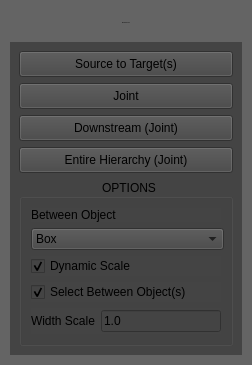
<?xml version="1.0" encoding="UTF-8"?>
<ui version="4.0">
 <class>SundayBetweenToolUI</class>
 <widget class="QMainWindow" name="SundayBetweenToolUI">
  <property name="windowModality">
   <enum>Qt::NonModal</enum>
  </property>
  <property name="enabled">
   <bool>true</bool>
  </property>
  <property name="geometry">
   <rect>
    <x>0</x>
    <y>0</y>
    <width>252</width>
    <height>365</height>
   </rect>
  </property>
  <property name="sizePolicy">
   <sizepolicy hsizetype="Minimum" vsizetype="Fixed">
    <horstretch>0</horstretch>
    <verstretch>0</verstretch>
   </sizepolicy>
  </property>
  <property name="minimumSize">
   <size>
    <width>250</width>
    <height>365</height>
   </size>
  </property>
  <property name="maximumSize">
   <size>
    <width>252</width>
    <height>365</height>
   </size>
  </property>
  <property name="cursor">
   <cursorShape>ArrowCursor</cursorShape>
  </property>
  <property name="contextMenuPolicy">
   <enum>Qt::DefaultContextMenu</enum>
  </property>
  <property name="acceptDrops">
   <bool>false</bool>
  </property>
  <property name="windowTitle">
   <string>Sunday | Between Tool</string>
  </property>
  <property name="windowOpacity">
   <double>1.000000000000000</double>
  </property>
  <property name="toolTip">
   <string/>
  </property>
  <property name="statusTip">
   <string/>
  </property>
  <property name="autoFillBackground">
   <bool>false</bool>
  </property>
  <property name="styleSheet">
   <string notr="true">background-color: rgb(100, 100, 100);

font: 12px &quot;Lucida Grande&quot;;</string>
  </property>
  <property name="windowFilePath">
   <string/>
  </property>
  <property name="inputMethodHints">
   <set>Qt::ImhNone</set>
  </property>
  <property name="toolButtonStyle">
   <enum>Qt::ToolButtonIconOnly</enum>
  </property>
  <property name="animated">
   <bool>true</bool>
  </property>
  <property name="tabShape">
   <enum>QTabWidget::Triangular</enum>
  </property>
  <property name="dockNestingEnabled">
   <bool>false</bool>
  </property>
  <property name="dockOptions">
   <set>QMainWindow::AllowTabbedDocks|QMainWindow::AnimatedDocks</set>
  </property>
  <property name="unifiedTitleAndToolBarOnMac">
   <bool>false</bool>
  </property>
  <widget class="QWidget" name="centralwidget">
   <property name="sizePolicy">
    <sizepolicy hsizetype="Preferred" vsizetype="Preferred">
     <horstretch>0</horstretch>
     <verstretch>0</verstretch>
    </sizepolicy>
   </property>
   <layout class="QVBoxLayout" name="verticalLayout_2">
    <property name="margin">
     <number>10</number>
    </property>
    <item>
     <widget class="QWidget" name="widget" native="true">
      <property name="maximumSize">
       <size>
        <width>16777215</width>
        <height>36</height>
       </size>
      </property>
      <property name="autoFillBackground">
       <bool>false</bool>
      </property>
      <property name="styleSheet">
       <string notr="true"/>
      </property>
      <layout class="QHBoxLayout" name="horizontalLayout">
       <property name="margin">
        <number>0</number>
       </property>
       <item>
        <spacer name="horizontalSpacer">
         <property name="orientation">
          <enum>Qt::Horizontal</enum>
         </property>
         <property name="sizeHint" stdset="0">
          <size>
           <width>40</width>
           <height>10</height>
          </size>
         </property>
        </spacer>
       </item>
       <item>
        <widget class="QLabel" name="label">
         <property name="font">
          <font>
           <family>Verdana</family>
           <pointsize>-1</pointsize>
           <weight>50</weight>
           <italic>false</italic>
           <bold>false</bold>
          </font>
         </property>
         <property name="styleSheet">
          <string notr="true">color: rgb(0, 0, 0);

font: 18px &quot;Verdana&quot;;</string>
         </property>
         <property name="text">
          <string>BETWEEN TOOL</string>
         </property>
         <property name="alignment">
          <set>Qt::AlignLeading|Qt::AlignLeft|Qt::AlignVCenter</set>
         </property>
        </widget>
       </item>
       <item>
        <spacer name="horizontalSpacer_2">
         <property name="orientation">
          <enum>Qt::Horizontal</enum>
         </property>
         <property name="sizeHint" stdset="0">
          <size>
           <width>40</width>
           <height>10</height>
          </size>
         </property>
        </spacer>
       </item>
      </layout>
     </widget>
    </item>
    <item>
     <widget class="QFrame" name="frame">
      <property name="focusPolicy">
       <enum>Qt::NoFocus</enum>
      </property>
      <property name="styleSheet">
       <string notr="true">background-color: rgb(68, 68, 68);
</string>
      </property>
      <property name="frameShape">
       <enum>QFrame::NoFrame</enum>
      </property>
      <property name="frameShadow">
       <enum>QFrame::Raised</enum>
      </property>
      <property name="lineWidth">
       <number>0</number>
      </property>
      <property name="midLineWidth">
       <number>0</number>
      </property>
      <layout class="QVBoxLayout" name="verticalLayout_5">
       <item>
        <widget class="QPushButton" name="SundayControllerToolBetweenSourceToTarget">
         <property name="minimumSize">
          <size>
           <width>0</width>
           <height>26</height>
          </size>
         </property>
         <property name="focusPolicy">
          <enum>Qt::StrongFocus</enum>
         </property>
         <property name="text">
          <string>Source to Target(s)</string>
         </property>
         <property name="+command" stdset="0">
          <string>&quot;SundayBetweenToolPy.SundayBetweenToolBuild('transform')&quot;</string>
         </property>
        </widget>
       </item>
       <item>
        <widget class="QPushButton" name="SundayControllerToolBetweenSourceToTarget_2">
         <property name="minimumSize">
          <size>
           <width>0</width>
           <height>26</height>
          </size>
         </property>
         <property name="focusPolicy">
          <enum>Qt::StrongFocus</enum>
         </property>
         <property name="text">
          <string>Joint</string>
         </property>
         <property name="+command" stdset="0">
          <string>&quot;SundayBetweenToolPy.SundayBetweenToolBuild('joint')&quot;</string>
         </property>
        </widget>
       </item>
       <item>
        <widget class="QPushButton" name="SundayControllerToolBetweenDownstream">
         <property name="minimumSize">
          <size>
           <width>0</width>
           <height>26</height>
          </size>
         </property>
         <property name="focusPolicy">
          <enum>Qt::StrongFocus</enum>
         </property>
         <property name="text">
          <string>Downstream (Joint)</string>
         </property>
         <property name="+command" stdset="0">
          <string>&quot;SundayBetweenToolPy.SundayBetweenToolBuildJoint('downstream')&quot;</string>
         </property>
        </widget>
       </item>
       <item>
        <widget class="QPushButton" name="SundayControllerToolBetweenEntireHieraracy">
         <property name="minimumSize">
          <size>
           <width>0</width>
           <height>26</height>
          </size>
         </property>
         <property name="focusPolicy">
          <enum>Qt::StrongFocus</enum>
         </property>
         <property name="text">
          <string>Entire Hierarchy (Joint)</string>
         </property>
         <property name="+command" stdset="0">
          <string>&quot;SundayBetweenToolPy.SundayBetweenToolBuildJoint('hierarachy')&quot;</string>
         </property>
        </widget>
       </item>
       <item>
        <widget class="QGroupBox" name="groupBox">
         <property name="title">
          <string> OPTIONS </string>
         </property>
         <property name="alignment">
          <set>Qt::AlignBottom|Qt::AlignHCenter</set>
         </property>
         <property name="flat">
          <bool>false</bool>
         </property>
         <property name="checkable">
          <bool>false</bool>
         </property>
         <layout class="QVBoxLayout" name="verticalLayout">
          <item>
           <widget class="QLabel" name="label_2">
            <property name="text">
             <string>Between Object</string>
            </property>
           </widget>
          </item>
          <item>
           <widget class="QComboBox" name="SundayControllerToolBetweenBuildType">
            <property name="enabled">
             <bool>true</bool>
            </property>
            <property name="sizePolicy">
             <sizepolicy hsizetype="Fixed" vsizetype="Fixed">
              <horstretch>0</horstretch>
              <verstretch>0</verstretch>
             </sizepolicy>
            </property>
            <property name="minimumSize">
             <size>
              <width>193</width>
              <height>0</height>
             </size>
            </property>
            <property name="maximumSize">
             <size>
              <width>193</width>
              <height>16777215</height>
             </size>
            </property>
            <property name="minimumContentsLength">
             <number>22</number>
            </property>
            <property name="duplicatesEnabled">
             <bool>false</bool>
            </property>
            <item>
             <property name="text">
              <string>Box</string>
             </property>
            </item>
            <item>
             <property name="text">
              <string>Cylinder</string>
             </property>
            </item>
            <item>
             <property name="text">
              <string>Helix (Spring)</string>
             </property>
            </item>
            <item>
             <property name="text">
              <string>Last Selected Object</string>
             </property>
            </item>
           </widget>
          </item>
          <item>
           <widget class="QCheckBox" name="SundayControllerToolBetweenDynamicScaleCheckBox">
            <property name="enabled">
             <bool>true</bool>
            </property>
            <property name="focusPolicy">
             <enum>Qt::StrongFocus</enum>
            </property>
            <property name="text">
             <string>Dynamic Scale</string>
            </property>
            <property name="checked">
             <bool>true</bool>
            </property>
           </widget>
          </item>
          <item>
           <widget class="QCheckBox" name="SundayControllerToolBetweenSelectObjectsCheckBox">
            <property name="enabled">
             <bool>true</bool>
            </property>
            <property name="focusPolicy">
             <enum>Qt::StrongFocus</enum>
            </property>
            <property name="text">
             <string>Select Between Object(s)</string>
            </property>
            <property name="checked">
             <bool>true</bool>
            </property>
           </widget>
          </item>
          <item>
           <widget class="QWidget" name="widget_2" native="true">
            <property name="sizePolicy">
             <sizepolicy hsizetype="Preferred" vsizetype="Fixed">
              <horstretch>0</horstretch>
              <verstretch>0</verstretch>
             </sizepolicy>
            </property>
            <property name="minimumSize">
             <size>
              <width>0</width>
              <height>26</height>
             </size>
            </property>
            <property name="maximumSize">
             <size>
              <width>16777215</width>
              <height>26</height>
             </size>
            </property>
            <layout class="QHBoxLayout" name="horizontalLayout_2">
             <property name="margin">
              <number>0</number>
             </property>
             <item>
              <widget class="QLabel" name="label_12">
               <property name="enabled">
                <bool>true</bool>
               </property>
               <property name="text">
                <string>Width Scale</string>
               </property>
               <property name="alignment">
                <set>Qt::AlignLeading|Qt::AlignLeft|Qt::AlignVCenter</set>
               </property>
              </widget>
             </item>
             <item>
              <widget class="QLineEdit" name="SundayControllerToolBetweenWidthScale">
               <property name="enabled">
                <bool>true</bool>
               </property>
               <property name="text">
                <string>1.0</string>
               </property>
               <property name="readOnly">
                <bool>false</bool>
               </property>
              </widget>
             </item>
            </layout>
           </widget>
          </item>
         </layout>
        </widget>
       </item>
      </layout>
     </widget>
    </item>
   </layout>
  </widget>
  <action name="actionHelp">
   <property name="enabled">
    <bool>false</bool>
   </property>
   <property name="text">
    <string>Help</string>
   </property>
  </action>
  <action name="actionAbout">
   <property name="enabled">
    <bool>false</bool>
   </property>
   <property name="text">
    <string>About</string>
   </property>
  </action>
  <action name="actionDraft">
   <property name="enabled">
    <bool>false</bool>
   </property>
   <property name="text">
    <string>Draft</string>
   </property>
  </action>
  <action name="actionPreview">
   <property name="enabled">
    <bool>false</bool>
   </property>
   <property name="text">
    <string>Preview</string>
   </property>
  </action>
  <action name="actionPreview_With_Indirect">
   <property name="enabled">
    <bool>false</bool>
   </property>
   <property name="text">
    <string>Preview With Indirect</string>
   </property>
  </action>
  <action name="actionProduction">
   <property name="enabled">
    <bool>false</bool>
   </property>
   <property name="text">
    <string>Production Film</string>
   </property>
  </action>
  <action name="actionProduction_Still">
   <property name="enabled">
    <bool>false</bool>
   </property>
   <property name="text">
    <string>Production Still</string>
   </property>
  </action>
  <action name="actionSave_Setting">
   <property name="text">
    <string>Save Setting</string>
   </property>
  </action>
  <action name="actionSave_Preset_x">
   <property name="enabled">
    <bool>false</bool>
   </property>
   <property name="text">
    <string>Save Preset</string>
   </property>
  </action>
  <action name="actionModelling">
   <property name="text">
    <string>Concept</string>
   </property>
  </action>
  <action name="actionRendering">
   <property name="text">
    <string>Modeling</string>
   </property>
  </action>
  <action name="actionAniamtion">
   <property name="text">
    <string>Shading</string>
   </property>
  </action>
  <action name="actionAnimation">
   <property name="text">
    <string>Animation</string>
   </property>
  </action>
  <action name="actionRendering_2">
   <property name="text">
    <string>Rendering</string>
   </property>
  </action>
  <action name="actionPipelienRendering">
   <property name="text">
    <string>Pipeline Rendering</string>
   </property>
  </action>
 </widget>
 <resources/>
 <connections/>
</ui>
